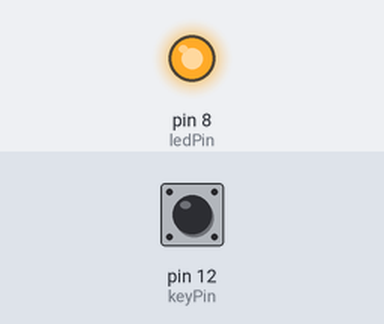
This sketch was run on a simulated Arduino Uno, built with avr-gcc and run on an emulated ATmega328P. Shown: output pins drawn as LEDs (lit = HIGH). The inputs (shaded band) are chosen by the test bench; at power-on: pin 12 (keyPin) HIGH.

Above: at 0.1 s.
Timing chart, 0 to 1.6 s (numbered marks = the images above):
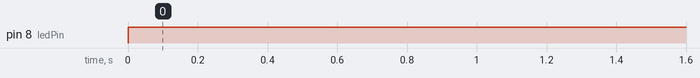

The sketch:

7.LED_controlled_by-button.ino
```cpp
const int ledPin = 8;    // LED connected to pin 3
const int keyPin = 12;   // Button connected to pin 12

void setup() {
  pinMode(ledPin, OUTPUT); // set the led as an output
  pinMode(keyPin, INPUT);  // set the button as intput signal

}

void loop() {

  // Read the button state (HIGH or LOW)
  int buttonState = digitalRead(keyPin);

  // If the button is pressed (HIGH), turn ON the LED
  if(buttonState == LOW)
  {
    digitalWrite(ledPin, HIGH);
  }
  // Otherwise turn OFF the LED
  else
  {
    digitalWrite(ledPin, HIGH);
  }

}
```

Measured:
- by itself, pin 8 (ledPin): LOW → HIGH at 0.00 s
